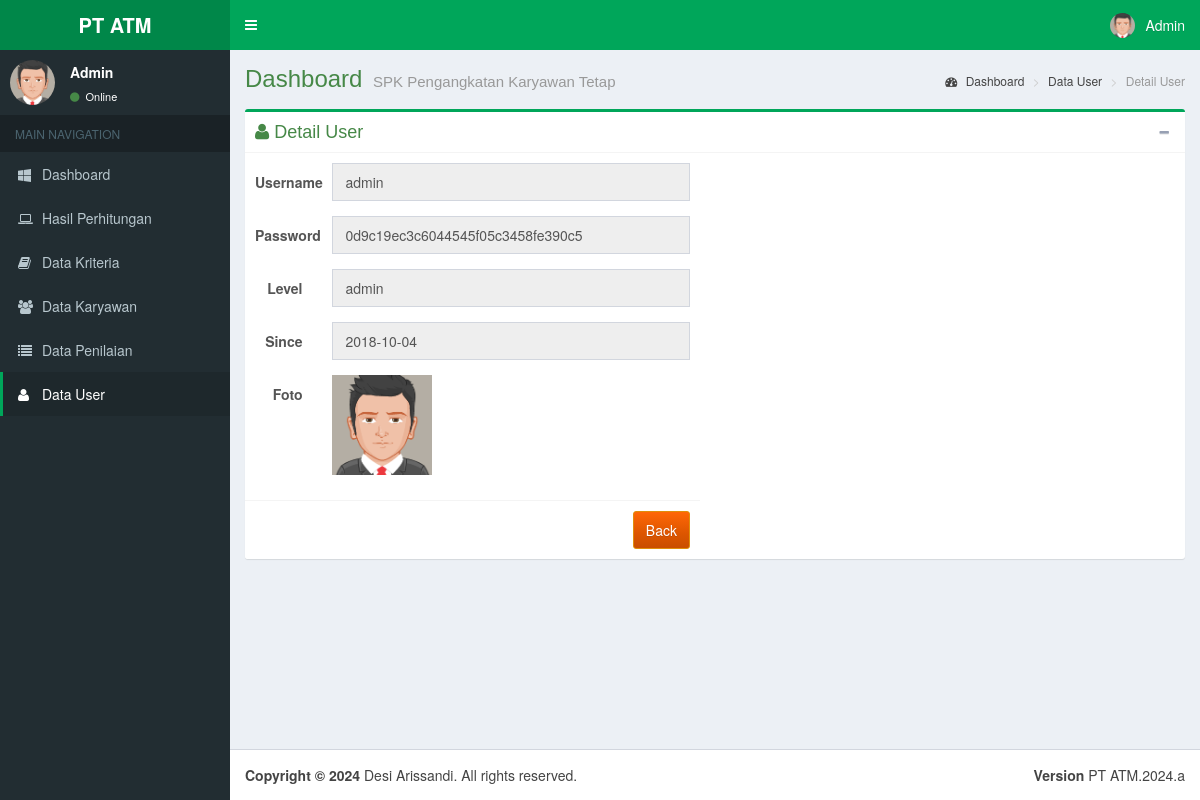
The app's page /detail-user.php?id=1 (signed in) with its own data.
### tables this page shows
CREATE TABLE IF NOT EXISTS `user` (
  `id` int(11) NOT NULL AUTO_INCREMENT,
  `user` varchar(50) NOT NULL,
  `pass` varchar(256) NOT NULL,
  `level` varchar(25) NOT NULL,
  `since` date NOT NULL,
  `foto` varchar(1024) NOT NULL,
  PRIMARY KEY (`id`)
);

### detail-user.php (the view, shortened to what this page needs)
<?php
	include 'dbconf.php';
?>
<!DOCTYPE html>
<html>
<head>
  <link rel="stylesheet" href="lte/bootstrap/css/bootstrap.min.css">
  <link rel="stylesheet" href="lte/plugins/datepicker/datepicker3.css">
  <link rel="stylesheet" href="lte/dist/css/font-awesome.min.css">
  <link rel="stylesheet" href="lte/dist/css/ionicons.min.css">
  <link rel="stylesheet" href="lte/dist/css/AdminLTE.min.css">
  <link rel="stylesheet" href="lte/dist/css/skins/_all-skins.min.css">
	<link rel="stylesheet" type="text/css" href="assets/jquery.fancybox.css?v=2.1.5" media="screen" />
	<link rel="stylesheet" type="text/css" href="assets/helpers/jquery.fancybox-buttons.css?v=1.0.5" />
	<link rel="stylesheet" type="text/css" href="assets/helpers/jquery.fancybox-thumbs.css?v=1.0.7" />
</head>
<body class="hold-transition fixed skin-green sidebar-mini">
<div class="wrapper">
  <header class="main-header">
    <a href="#" class="logo">
      <span class="logo-lg"><b><?php echo $_SESSION['judul'];?></b></span>
    </a>
    <nav class="navbar navbar-static-top">
      <a href="#" class="sidebar-toggle" data-toggle="offcanvas" role="button">
      </a>
      <div class="navbar-custom-menu">
        <ul class="nav navbar-nav">
          <li class="dropdown user user-menu">
            <a href="#" class="dropdown-toggle" data-toggle="dropdown">
              <img src="<?php echo $_SESSION['foto'];?>" class="user-image" alt="User Image">
              <span class="hidden-xs"><?php echo ucwords($_SESSION['user']);?></span>
            </a>
          </li>
        </ul>
      </div>
    </nav>
  </header>
  <aside class="main-sidebar">
    <section class="sidebar">
      <div class="user-panel">
        <div class="pull-left image">
          <img src="<?php echo $_SESSION['foto'];?>" class="img-circle" alt="User Image">
        </div>
        <div class="pull-left info">
          <p><?php echo ucwords($_SESSION['user']);?></p>
          <a href="#"><i class="fa fa-circle text-success"></i> Online</a>
        </div>
      </div>
      <ul class="sidebar-menu">
        <li class="header">MAIN NAVIGATION</li>
        <li>
          <a href="dashboard-ui.php">
            <i class="fa fa-windows"></i> <span>Dashboard</span>
          </a>
        </li>
		<li>
          <a href="hasil.php">
            <i class="fa fa-laptop"></i> <span>Hasil Perhitungan</span>
          </a>
        </li>
		<?php if($_SESSION['level']=='admin'){?>
		<li>
          <a href="kriteria.php">
            <i class="fa fa-book"></i> <span>Data Kriteria</span>
          </a>
        </li>
		<li>
          <a href="karyawan.php">
            <i class="fa fa-users"></i> <span>Data Karyawan</span>
          </a>
        </li>
		<li>
          <a href="penilaian.php">
            <i class="fa fa-list"></i> <span>Data Penilaian</span>
          </a>
        </li>
		<li class="active">
          <a href="user.php">
            <i class="fa fa-user"></i> <span>Data User</span>
          </a>
        </li>
		<?php } ?>
      </ul>
    </section>
  </aside>
  <div class="content-wrapper">
    <section class="content-header">
      <h1 class="text-success">
        Dashboard
        <small><?php echo $_SESSION['desc'];?></small>
      </h1>
      <ol class="breadcrumb">
        <li><a href="dashboard-ui.php"><i class="fa fa-dashboard"></i> Dashboard</a></li>
        <li><a href="user.php">Data User</a></li>
        <li class="active">Detail User</li>
      </ol>
    </section>
    <section class="content">
      <div class="box box-success">
        <div class="box-header with-border">
          <h3 class="box-title text-success"><i class="fa fa-user"> </i> Detail User</h3>
          <div class="box-tools pull-right">
            <button type="button" class="btn btn-box-tool" data-widget="collapse" data-toggle="tooltip" title="Collapse">
              <i class="fa fa-minus"></i></button>
          </div>
        </div>
            <form class="form-horizontal" enctype="multipart/form-data" method="post" action="proses-user.php">
              <div class="row">
			   <div class="col-lg-6 col-xs-12">
			  <div class="box-body">
					<?php
						$result = $mysqli->query("SELECT *  FROM `user` WHERE `id` = ".$_GET['id']."");
							while ($row = $result->fetch_assoc()) {
					?>
                <div class="form-group">
                  <label for="user" class="col-sm-2 control-label">Username</label>
                  <div class="col-sm-10">
                    <input type="text" class="form-control" name="user" id="user" value="<?php echo $row['user'];?>" placeholder="Username Baru" disabled />
                  </div>
                </div>
                <div class="form-group">
                  <label for="pass" class="col-sm-2 control-label">Password</label>
                  <div class="col-sm-10">
                    <input type="text" class="form-control" name="pass" id="pass" value="<?php echo $row['pass'];?>" placeholder="Password" disabled />
                  </div>
                </div>
				<div class="form-group">
                  <label for="nopol" class="col-sm-2 control-label">Level</label>
                  <div class="col-sm-10">
					<input type="text" class="form-control" name="level" id="level" value="<?php echo $row['level'];?>" placeholder="Level" disabled />
                  </div>
                </div>
				<div class="form-group">
                  <label for="supir" class="col-sm-2 control-label">Since</label>
                  <div class="col-sm-10">
                    <input type="text" class="form-control" name="since" id="since" value="<?php echo $row['since'];?>" placeholder="since" disabled />
                  </div>
                </div>
				<div class="form-group">
                  <label for="foto" class="col-sm-2 control-label">Foto</label>
                  <div class="col-sm-10">
					<a class='fancybox-effects-d' href='uploads/<?php echo $row['foto'];?>' title='<?php echo $row['user'];?>'><img src="uploads/<?php echo $row['foto']; ?>" width=100 height=100 /></a>
                  </div>
                </div>
              </div>
              <div class="box-footer">
				<a type="button" class="btn btn-warning pull-right" href="user.php">Back</a>
              </div>
				<?php } ?>
			  </div>
		  </div>
            </form>
      </div>
    </section>
  </div>
  <footer class="main-footer">
    <div class="pull-right hidden-xs">
      <b>Version</b> <?php echo $_SESSION['judul'].".".date('Y').".a"?>
    </div>
    <strong>Copyright &copy; <?php echo date('Y');?></strong> <?php echo $_SESSION['creator']?>. All rights
    reserved.
  </footer>
</div>
</body>
</html>

### records on screen
user: user "admin", pass "0d9c19ec3c6044545f05c3458fe390c5", level "admin", since "2018-10-04", foto (picture)

### other values on screen
$_SESSION['judul'] "PT ATM"
$_SESSION['user'] "Admin"
$_SESSION['desc'] "SPK Pengangkatan Karyawan Tetap"
$_SESSION['creator'] "Desi Arissandi"
